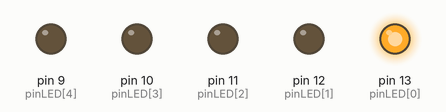
This sketch was run on a simulated Arduino Uno, built with avr-gcc and run on an emulated ATmega328P. On the bench: output pins drawn as LEDs (lit = HIGH).

Above: at 0.5 s.
At 2.5 s:
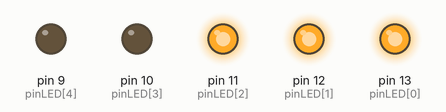
At 4.5 s:
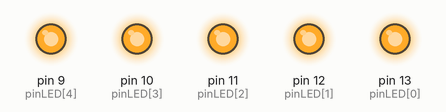
At 5.5 s:
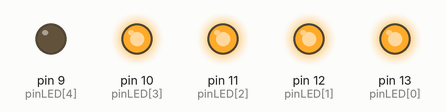
At 9.5 s:
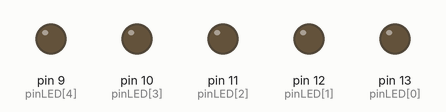
At 11.5 s:
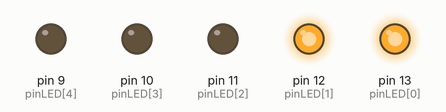
Timing chart, 0 to 13.0 s (numbered marks = the images above):
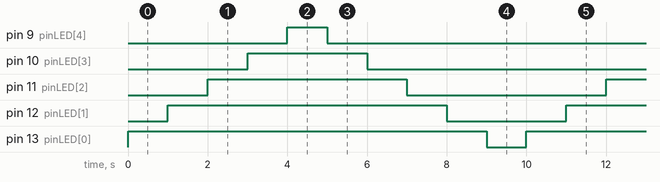

The sketch:

ex1.5.ino
```cpp
/*
[예제1.5] 5개의 LED에 각각 저항 220Ω을 연결하고,
1초 간격으로 좌에서 우로 순차적으로 켜진 후,
1초 간격으로 역순으로 꺼지도록 회로를 구성하고 프로그램을 작성하라.
*/

#define NUM_LED 5                //  정의
#define TIME_DELAY 1000         // 정의

const byte pinLED[NUM_LED] = {13, 12, 11, 10, 9};
	//LED를 13, 12, 11, 10, 9 라인을 통해서만 쓸 것입니다.

void setup() {
  int i;
  for (i=0; i<NUM_LED; i++)
		// i가 0에서 시작하는데 NUM_LED보다 작으면 I를 반복해서 1씩 더한다.
    pinMode(pinLED[i] , OUTPUT);
}

void loop() {
  int i;
  for (i=0;i<NUM_LED;i++) {
    digitalWrite(pinLED[i] , HIGH);   // 5V 쏴라
    delay(TIME_DELAY);		    // 1초를 딜레이하면서
  }
  for (i=NUM_LED-1; i>=0; i--) {
    digitalWrite(pinLED[i], LOW);    // 0V 쏴라
    delay(TIME_DELAY);		    // 1초를 딜레이하면서
  }
}

/*
위와같은 코드를 분석하였다.
*/
```

Measured:
- by itself, pin 9 (pinLED[4]): alternates HIGH for 1.0 s and LOW for 9.0 s
- by itself, pin 10 (pinLED[3]): alternates HIGH for 3.0 s and LOW for 7.0 s
- by itself, pin 11 (pinLED[2]): alternates HIGH for 5.0 s and LOW for 5.0 s
- by itself, pin 12 (pinLED[1]): alternates HIGH for 7.0 s and LOW for 3.0 s
- by itself, pin 13 (pinLED[0]): alternates HIGH for 9.0 s and LOW for 1.0 s
